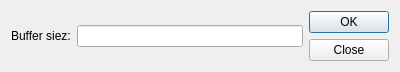
<?xml version="1.0" encoding="UTF-8"?>
<ui version="4.0">
 <class>BufferSizeEdit</class>
 <widget class="QDialog" name="BufferSizeEdit">
  <property name="geometry">
   <rect>
    <x>0</x>
    <y>0</y>
    <width>400</width>
    <height>72</height>
   </rect>
  </property>
  <property name="windowTitle">
   <string>Buffer size</string>
  </property>
  <layout class="QHBoxLayout" name="horizontalLayout">
   <item>
    <widget class="QLabel" name="label">
     <property name="text">
      <string>Buffer siez:</string>
     </property>
    </widget>
   </item>
   <item>
    <widget class="QLineEdit" name="lineEdit_bufferEdit"/>
   </item>
   <item>
    <widget class="QDialogButtonBox" name="buttonBox">
     <property name="orientation">
      <enum>Qt::Vertical</enum>
     </property>
     <property name="standardButtons">
      <set>QDialogButtonBox::Close|QDialogButtonBox::Ok</set>
     </property>
    </widget>
   </item>
  </layout>
 </widget>
 <resources/>
 <connections>
  <connection>
   <sender>buttonBox</sender>
   <signal>accepted()</signal>
   <receiver>BufferSizeEdit</receiver>
   <slot>accept()</slot>
   <hints>
    <hint type="sourcelabel">
     <x>248</x>
     <y>254</y>
    </hint>
    <hint type="destinationlabel">
     <x>157</x>
     <y>274</y>
    </hint>
   </hints>
  </connection>
  <connection>
   <sender>buttonBox</sender>
   <signal>rejected()</signal>
   <receiver>BufferSizeEdit</receiver>
   <slot>reject()</slot>
   <hints>
    <hint type="sourcelabel">
     <x>316</x>
     <y>260</y>
    </hint>
    <hint type="destinationlabel">
     <x>286</x>
     <y>274</y>
    </hint>
   </hints>
  </connection>
 </connections>
</ui>
